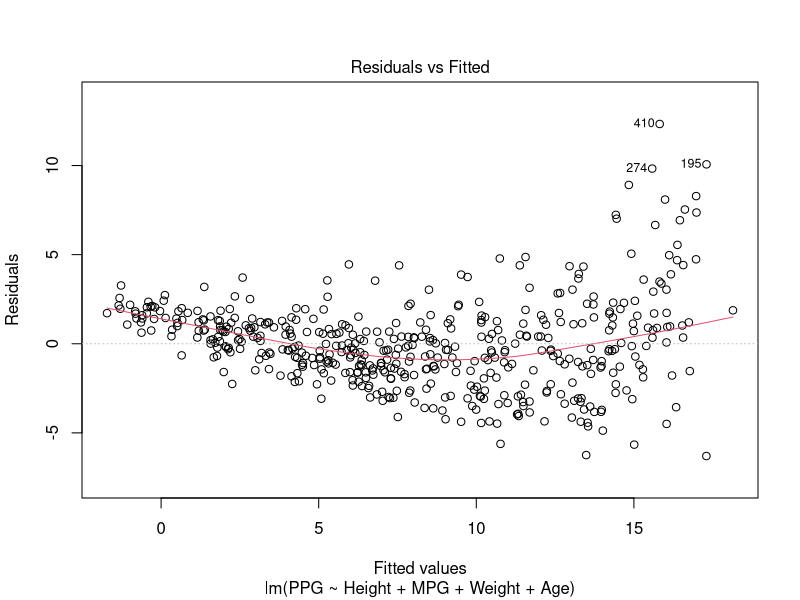
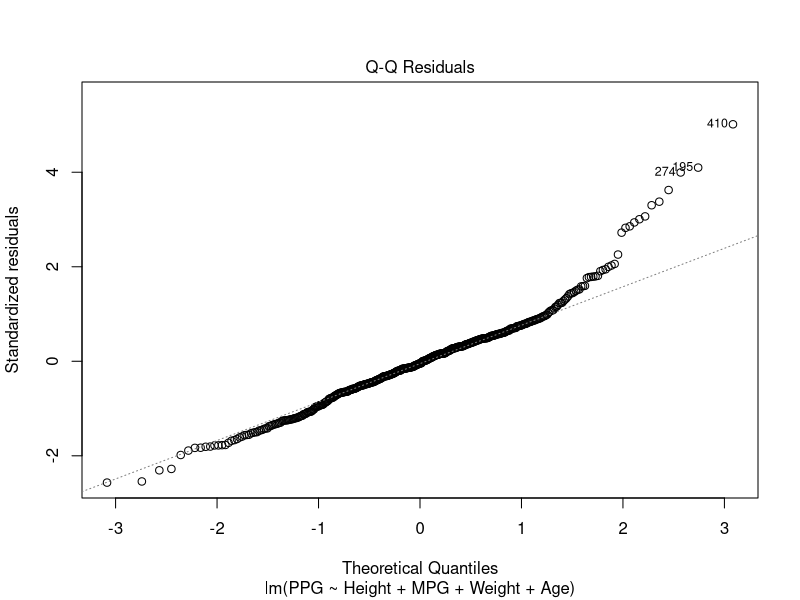
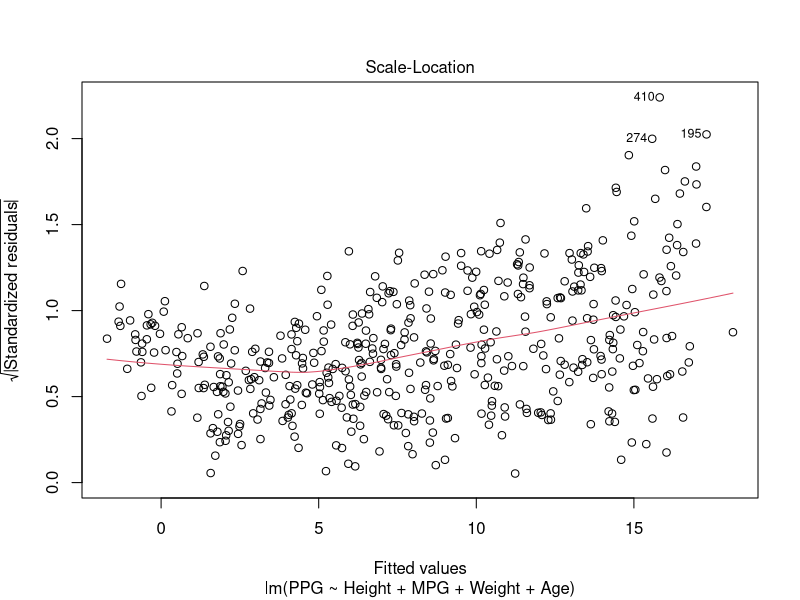
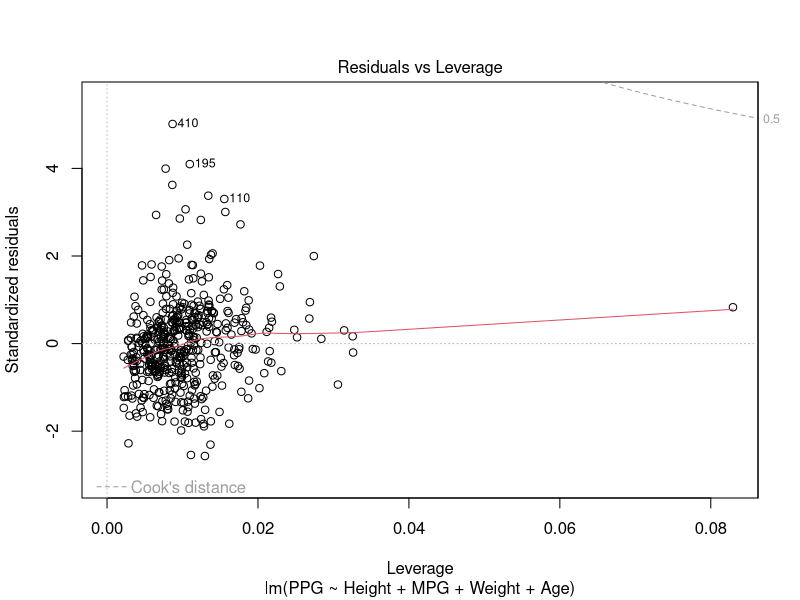
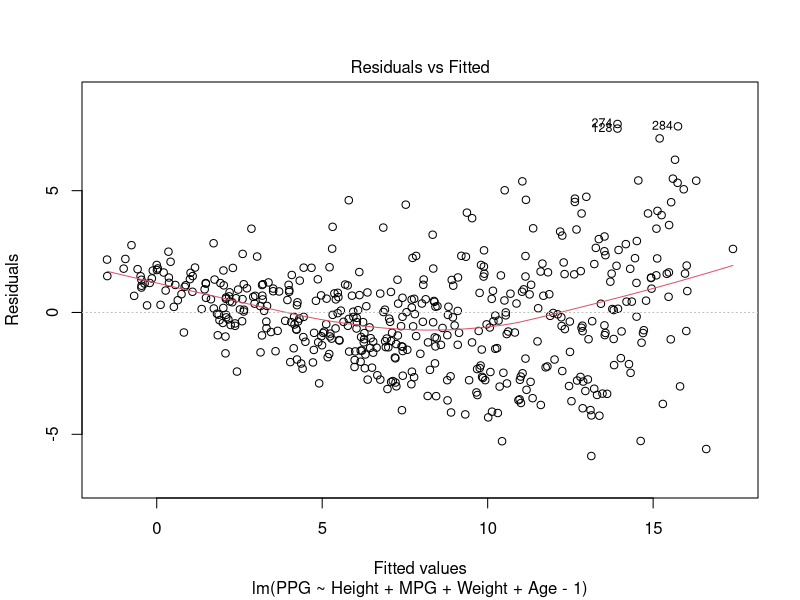
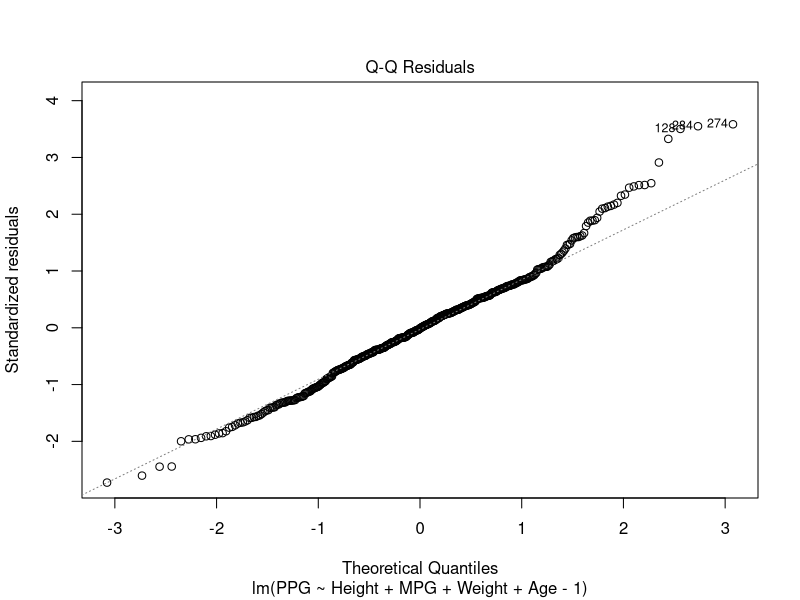
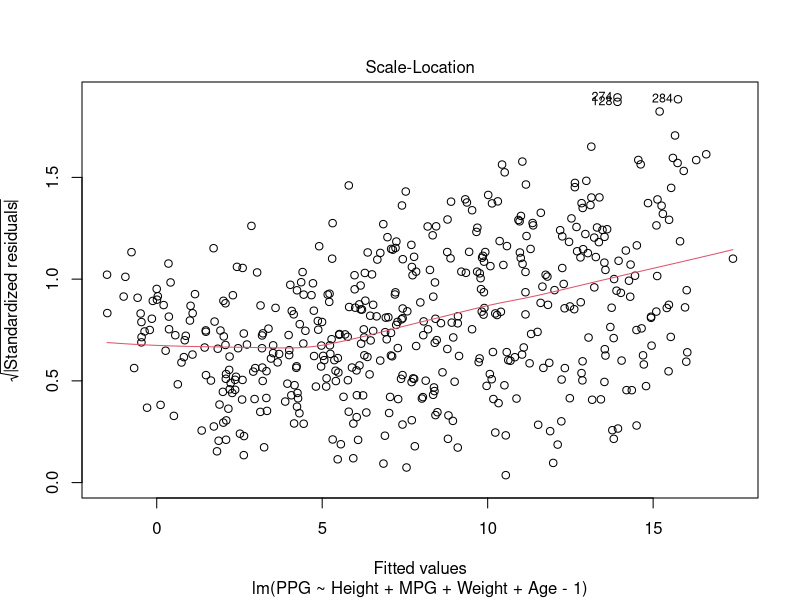
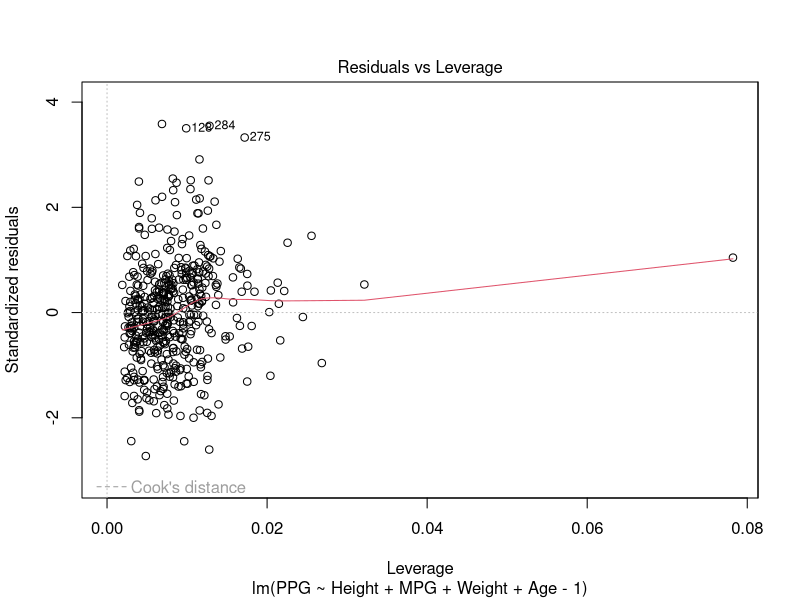

Generate these figures, in order, with R: (Note: this script raises an error after producing the figures.)
#setwd("C:/Users/micha/Documents/GitHub/ModelsOfLinearRegression")
library(readxl)
library(car)
data <- read_excel("data.xlsx")

data$PPG <- round(data$PTS / data$`Games Played`, 2)
data$MPG <- round(data$MIN / data$`Games Played`, 2)

#MODEL1 - Wpływ fizyczności i czasu gry na zdobywane punkty
#1 same zmienne ciagle 
########################################################################
model_physical_1 <- lm(PPG ~ Height + MPG + Weight + Age, data = data)
summary(model_physical_1)
plot(model_physical_1)
AIC(model_physical_1)
logLik(model_physical_1) 
shapiro.test(residuals(model_physical_1))

model_physical_4 <- lm(PPG ~ Height + MPG + Weight + Age - 1, #to tworzy nowe odstające :x
                       data = data[-c(64, 110, 195, 274, 302, 410, 434, #1 tura
                                      30, 130, 278, 279, 289),])  #2 tura
summary(model_physical_4)
plot(model_physical_4)
AIC(model_physical_4)
logLik(model_physical_4) 
shapiro.test(residuals(model_physical_4))

model_physical_2 <- lm(PPG ~ MPG + Weight + Age - 1, data = data)
summary(model_physical_2)
AIC(model_physical_2)
logLik(model_physical_2) 
#plot(model_physical_2)
shapiro.test(residuals(model_physical_2))

model_physical_3 <- lm(PPG ~ MPG + BMI + Age - 1, data = data)
summary(model_physical_3)
AIC(model_physical_3)
logLik(model_physical_3)
#plot(model_physical_3)
shapiro.test(residuals(model_physical_3))


########################################################
#2 dodatowe kategoryczne - Position
model_position <- lm(PPG ~ Pos + MPG - 1, data = data) #jedna wyrzuca i dodaje jako stałą
summary(model_position)
AIC(model_position)
logLik(model_position)
shapiro.test(residuals(model_position))

#3 jeden z interakcjami - Birth_place  * tam gdzie interackja
# gracze z US grają więcej minut, wiecej zaufania od trenerów
model_origin <- lm(PPG ~  MPG * Birth_Place - 1, data = data) #jedna wyrzuca i dodaje jako stałą
summary(model_origin) #AGE JAKO INTERAKCJA?
AIC(model_origin)
logLik(model_origin)
shapiro.test(residuals(model_origin))

Anova(model_physical_1, type = 2)
anova(model_physical_1, model_physical_2, model_physical_3, model_physical_4)
mydata <- data.frame(data$PPG,  data$MPG, data$Height, data$Weight)
cor(mydata)
plot(model_physical_4)
abline(h = c(-3,3), col = "blue")  #odstające
abline(v = 4/length(residuals(model_physical_4)) * 3, col = "red") #wysoka dźwignia
which(abs(residuals(model_physical_4)/sd(residuals(model_physical_4))) > 3)
#Które są odstające dla modelu 4

#t.test(residuals(model))
#cor(data$PPG, data$PPG*data$MPG) tak sie interakcje znajduje?